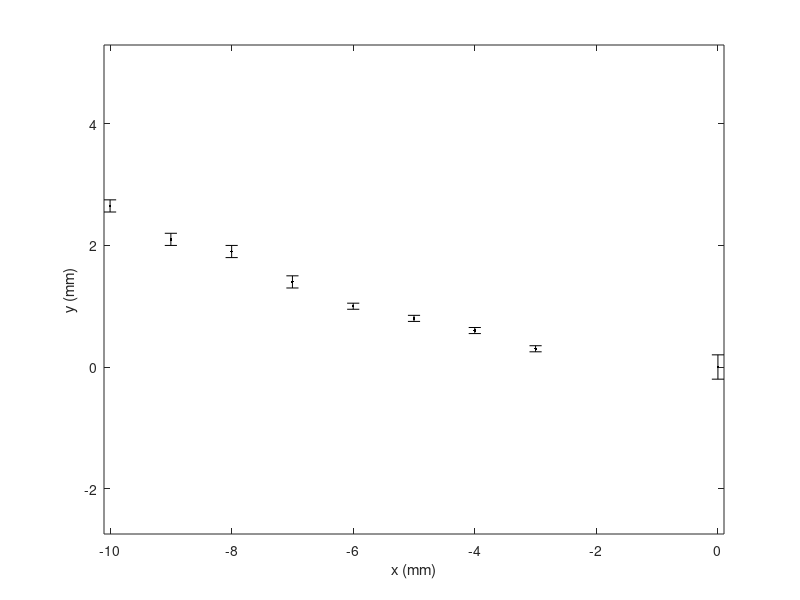

Write MATLAB code to recreate this figure. (Note: this script raises an error after producing the figure.)
clear all; close all;
%%
%Enter the measured data points by hand
x=[-10 -9 -8 -7 -6 -5 -4 -3 0];

y = [2.65 2.10 1.90 1.40 1.00 0.80 0.60 0.30 0.00];

ey = [0.1 0.1 0.1 0.1 0.05 0.05 0.05 0.05 0.2];
% Plot the data with error bars 

figure(1) 

errorbar(x,y,ey,'k.')

% The labels 
xlabel('x (mm)') 
ylabel('y (mm)') 
axis equal
%% 
hold on 

[m,sig_m,b,sig_b] = WeightedLSQFit(x,y,(ey.^-2));
y2 = m*x + b;

%println

figure(1)
plot(x,y2,'g')

hold off
%% 
% function to fit 
fun = @(a,b,c,x) -sqrt(a^2-(x-b).^2)+c;

figure(2);

errorbar(x,y,ey,'k.');

% Find a starting point for the parameters a, b, and c. 
guess = fun(15,0,15,x); % fun(a,b,c,x) 

hold on

plot(x,guess,'r:');

hold off

% fit the data 
fittedmodel = fit(x',y',fun,'StartPoint',[15 0 15])

% plot the result 
hold on

plot(fittedmodel,'r-');

hold off

%figure(5) 
%plot(x,x.^2)

% fit the data using the uncertainties as weights
w = ey.^-2
weightedfitted = fit(x',y',fun,'StartPoint',[15 0 15],'Weights',w')
% plot the result
hold on
plot(weightedfitted,'b--');
hold off
%figure(6)
%plot(x,x.^2)



